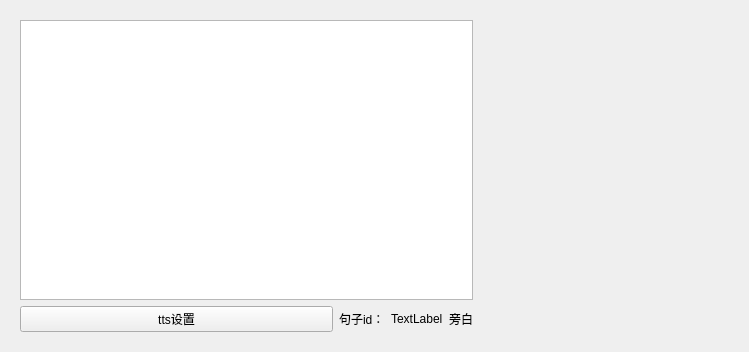
<?xml version="1.0" encoding="UTF-8"?>
<ui version="4.0">
 <class>sentenceDisplay</class>
 <widget class="QWidget" name="sentenceDisplay">
  <property name="geometry">
   <rect>
    <x>0</x>
    <y>0</y>
    <width>749</width>
    <height>352</height>
   </rect>
  </property>
  <property name="sizePolicy">
   <sizepolicy hsizetype="Preferred" vsizetype="Preferred">
    <horstretch>0</horstretch>
    <verstretch>0</verstretch>
   </sizepolicy>
  </property>
  <property name="minimumSize">
   <size>
    <width>0</width>
    <height>150</height>
   </size>
  </property>
  <property name="maximumSize">
   <size>
    <width>16777215</width>
    <height>16777215</height>
   </size>
  </property>
  <property name="windowTitle">
   <string>Form</string>
  </property>
  <layout class="QHBoxLayout" name="horizontalLayout_2">
   <item>
    <widget class="QWidget" name="sentenceWidget" native="true">
     <property name="sizePolicy">
      <sizepolicy hsizetype="Preferred" vsizetype="Preferred">
       <horstretch>6</horstretch>
       <verstretch>0</verstretch>
      </sizepolicy>
     </property>
     <layout class="QVBoxLayout" name="verticalLayout">
      <item>
       <widget class="QTextBrowser" name="sentenceTextBrowser">
        <property name="sizePolicy">
         <sizepolicy hsizetype="Preferred" vsizetype="Expanding">
          <horstretch>0</horstretch>
          <verstretch>0</verstretch>
         </sizepolicy>
        </property>
       </widget>
      </item>
      <item>
       <layout class="QHBoxLayout" name="horizontalLayout">
        <item>
         <widget class="QPushButton" name="sentenceSetButton">
          <property name="text">
           <string>tts设置</string>
          </property>
         </widget>
        </item>
        <item>
         <widget class="QLabel" name="label">
          <property name="sizePolicy">
           <sizepolicy hsizetype="Fixed" vsizetype="Preferred">
            <horstretch>0</horstretch>
            <verstretch>0</verstretch>
           </sizepolicy>
          </property>
          <property name="text">
           <string>句子id：</string>
          </property>
         </widget>
        </item>
        <item>
         <widget class="QLabel" name="sentenceIdLabel">
          <property name="sizePolicy">
           <sizepolicy hsizetype="Fixed" vsizetype="Preferred">
            <horstretch>0</horstretch>
            <verstretch>0</verstretch>
           </sizepolicy>
          </property>
          <property name="text">
           <string>TextLabel</string>
          </property>
         </widget>
        </item>
        <item>
         <widget class="QLabel" name="speakerLabel">
          <property name="sizePolicy">
           <sizepolicy hsizetype="Fixed" vsizetype="Preferred">
            <horstretch>0</horstretch>
            <verstretch>0</verstretch>
           </sizepolicy>
          </property>
          <property name="text">
           <string>旁白</string>
          </property>
         </widget>
        </item>
       </layout>
      </item>
     </layout>
    </widget>
   </item>
   <item>
    <widget class="AudioPlayer" name="sentencePlyer" native="true">
     <property name="sizePolicy">
      <sizepolicy hsizetype="Preferred" vsizetype="Preferred">
       <horstretch>0</horstretch>
       <verstretch>0</verstretch>
      </sizepolicy>
     </property>
     <property name="minimumSize">
      <size>
       <width>250</width>
       <height>0</height>
      </size>
     </property>
     <property name="maximumSize">
      <size>
       <width>250</width>
       <height>16777215</height>
      </size>
     </property>
    </widget>
   </item>
  </layout>
 </widget>
 <customwidgets>
  <customwidget>
   <class>AudioPlayer</class>
   <extends>QWidget</extends>
   <header location="global">src.audio_player</header>
   <container>1</container>
  </customwidget>
 </customwidgets>
 <resources/>
 <connections/>
</ui>
